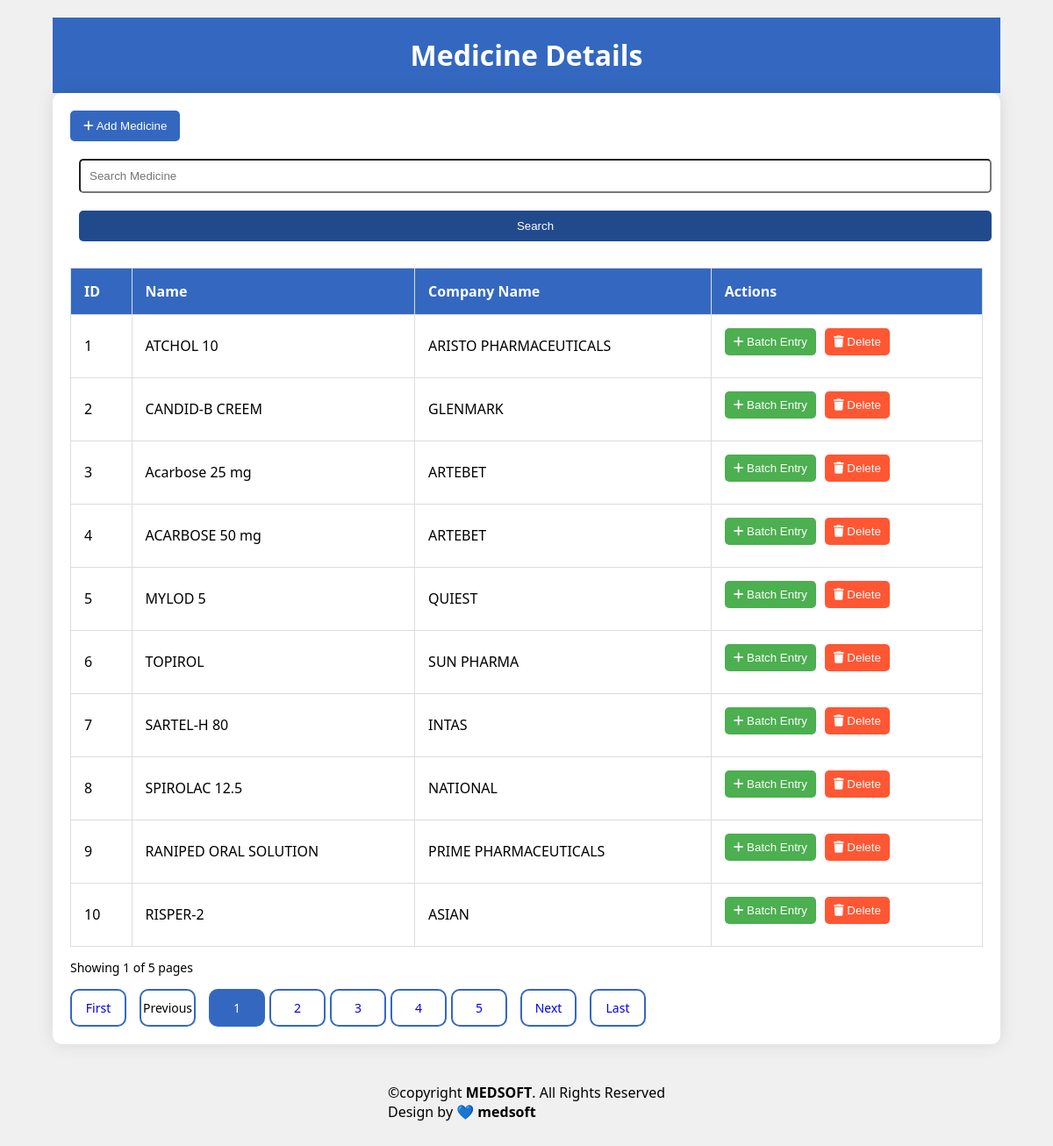
The page /views/MedicineDetails.php (signed in) on the database its author committed.
### tables this page shows
CREATE TABLE `medicines` (
  `SN` int NOT NULL,
  `MEDICINENAME` varchar(255) NOT NULL,
  `COMPANYNAME` varchar(255) NOT NULL,
  `UNIT` varchar(255) NOT NULL,
  `MONEYTYPE` varchar(255) NOT NULL
);

### controller/medicine-data.php (called while the page is built, shortened)
<?php
require "../php-config/Connection.php";
$records = $conn->query("SELECT * FROM medicines");
$nr_of_rows = $records->num_rows;
$rows_per_page = 10;
$pages = ceil($nr_of_rows / $rows_per_page);
$start = 0;
$i = 1;
$medicineFetchSqlMedicine = "SELECT * FROM medicines LIMIT $start, $rows_per_page";
$result = $conn->query($medicineFetchSqlMedicine);

### views/MedicineDetails.php (the view, shortened to what this page needs)
<?php require "../controller/isLogin.php";
require "../controller/medicine-data.php";
?>
<!DOCTYPE html>
<html lang="en">
<head>
    <link rel="stylesheet" href="https://cdnjs.cloudflare.com/ajax/libs/font-awesome/6.0.0/css/all.min.css">
    <link rel="stylesheet" href="../public/css/detailsMedicine.css">
</head>
<body>
<header>
    <h1>Medicine Details</h1>
</header>
<div class="container">
    <span><button onclick="openAddMedicineModal()"><i class="fa-solid fa-plus"></i> Add Medicine</button></span>
    <input type="text" id="searchInput" placeholder="Search Medicine" onchange="searchMedicine()">
    <input type="submit" value="Search" onclick="searchMedicine()">
    <table id="medicineTable">
        <thead>
        <tr>
            <th>ID</th>
            <th>Name</th>
            <th>Company Name</th>
            <th>Actions</th>
        </tr>
        </thead>
        <?php
            if ($result-> num_rows > 0){
                while ($row = $result->fetch_assoc()){
                    ?>
                        <tr>
                        <td><?php echo $i?></td>
                        <td><?php  echo $row['MEDICINENAME'] ?></td>
                        <td><?php echo $row['COMPANYNAME'] ?></td>
                        <td>
                            <div class="actionButton">
                        <button class="batch-entry-btn" onclick="openBatchEntry('<?php  echo $row['MEDICINENAME'] ?>','<?php echo $row['SN']?>')"><i class="fa-solid fa-plus"></i> Batch Entry</button>
                            <form action="../controller/Delete-medicine.php" method="post">
                                <button type="submit" class="delete-btn"><i class="fa-solid fa-trash"></i> Delete</button>
                            </form>
                            </div>
                        </td>
                        </tr>
            <?php   $i++; }  }?>
    </table>
    <div class="page-info">
        <?php
        if(!isset($_GET['page-nr'])){
            $page = 1;
        }else{
            $page = $_GET['page-nr'];
        }
        ?>
        Showing  <?php echo $page ?> of <?php echo $pages; ?> pages
    </div>
    <div class="pagination">
        <a href="?page-nr=1">First</a>
        <?php
        if(isset($_GET['page-nr']) && $_GET['page-nr'] > 1){
            ?> <a href="?page-nr=<?php echo $_GET['page-nr'] - 1 ?>">Previous</a> <?php
        }else{
            ?> <a>Previous</a>	<?php
        }
        ?>
        <div class="page-numbers">
            <?php
            if(!isset($_GET['page-nr'])){
                ?> <a class="active" href="?page-nr=1">1</a> <?php
                $count_from = 2;
            }else{
                $count_from = 1;
            }
            ?>
            <?php
            for ($num = $count_from; $num <= $pages; $num++) {
                if($num == @$_GET['page-nr']) {
                    ?> <a class="active" href="?page-nr=<?php echo $num ?>"><?php echo $num ?></a> <?php
                }else{
                    ?> <a href="?page-nr=<?php echo $num ?>"><?php echo $num ?></a> <?php
                }
            }
            ?>
        </div>
        <?php
        if(isset($_GET['page-nr'])){
            if($_GET['page-nr'] >= $pages){
                ?> <a>Next</a> <?php
            }else{
                ?> <a href="?page-nr=<?php echo $_GET['page-nr'] + 1 ?>">Next</a> <?php
            }
        }else{
            ?> <a href="?page-nr=2">Next</a> <?php
        }
        ?>
        <a href="?page-nr=<?php echo $pages;?>">Last</a>
    </div>
</div>
<br><br>
<footer class="Footer" id="Footer">
    &copy;copyright <b>MEDSOFT</b>. All Rights Reserved <br> Design by 💙 <b>medsoft</b>
</footer>
</body>
</html>

### public/css/detailsMedicine.css (style rules this page uses)
body { font-family: 'Segoe UI', Tahoma, Geneva, Verdana, sans-serif; margin: 0; padding: 0; background-color: #f0f0f0; display: flex; flex-direction: column; align-items: center; justify-content: center; min-height: 100vh; width: 100%; margin-bottom: 100px; }
header { background-color: #3468C0; color: white; text-align: center; width: 90%; margin-top: 20px; }
.container { background-color: white; border-radius: 10px; box-shadow: 0 0 20px rgba(0, 0, 0, 0.1); overflow: hidden; padding: 20px; width: 90%; box-sizing: border-box; }
button { background-color: #3468C0; color: white; border: none; padding: 10px 15px; border-radius: 5px; cursor: pointer; margin-bottom: 10px; transition: background-color 0.3s ease; }
table { width: 100%; border-collapse: collapse; margin-top: 20px; }
th, td { padding: 15px; border: 1px solid #ddd; text-align: left; }
th { background-color: #3468C0; color: white; }
input[type="text"] { padding: 10px; margin-bottom: 10px; width: 100%; box-sizing: border-box; }
input[type="submit"] { background-color: #214a8c; color: white; border: none; padding: 10px 15px; border-radius: 5px; cursor: pointer; width: 100%; box-sizing: border-box; transition: background-color 0.3s ease; }
.batch-entry-btn, .delete-btn { background-color: #4CAF50; color: white; border: none; padding: 8px 10px; border-radius: 5px; cursor: pointer; transition: background-color 0.3s ease; }
.actionButton { display: flex; }
.delete-btn { background-color: #FF5733; margin-left : 10px; }
.batchEntry label, input { padding: 12px; border-radius: 5px; margin: 10px; }
.page-info { margin: 15px 0; font-size: 14px; }
.pagination { display: flex; align-items: center; justify-content: flex-start; gap: 15px; }
.pagination a { font-size: 14px; text-decoration: none; border: 2px solid #3468C0; border-radius: 10px; width: 40px; padding: 10px; display: flex; align-items: center; justify-content: center; }
.pagination .page-numbers { display: flex; gap: 5px; }
.active { background-color: #3468C0; color: white; }

### rows shown on the page
medicines: MEDICINENAME "ATCHOL 10", COMPANYNAME "ARISTO PHARMACEUTICALS"
medicines: MEDICINENAME "CANDID-B CREEM", COMPANYNAME "GLENMARK"
medicines: MEDICINENAME "Acarbose 25 mg", COMPANYNAME "ARTEBET"
medicines: MEDICINENAME "ACARBOSE 50 mg", COMPANYNAME "ARTEBET"
medicines: MEDICINENAME "MYLOD 5", COMPANYNAME "QUIEST"
medicines: MEDICINENAME "TOPIROL", COMPANYNAME "SUN PHARMA"
medicines: MEDICINENAME "SARTEL-H 80", COMPANYNAME "INTAS"
medicines: MEDICINENAME "SPIROLAC 12.5", COMPANYNAME "NATIONAL"
medicines: MEDICINENAME "RANIPED ORAL SOLUTION", COMPANYNAME "PRIME PHARMACEUTICALS"
medicines: MEDICINENAME "RISPER-2", COMPANYNAME "ASIAN"

### other values the page prints
$page "1"
$pages "5"
